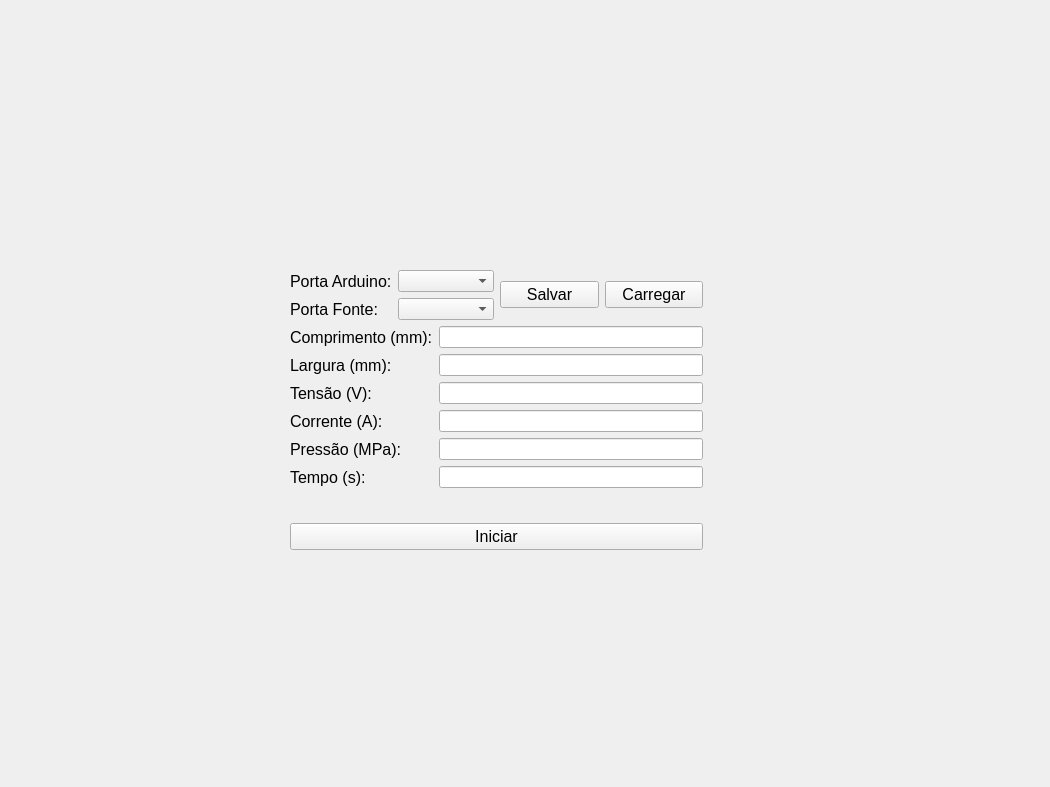
<?xml version="1.0" encoding="UTF-8"?>
<ui version="4.0">
 <class>Form</class>
 <widget class="QWidget" name="Form">
  <property name="geometry">
   <rect>
    <x>0</x>
    <y>0</y>
    <width>1050</width>
    <height>787</height>
   </rect>
  </property>
  <property name="windowTitle">
   <string>Form</string>
  </property>
  <widget class="QStackedWidget" name="stackedWidget">
   <property name="geometry">
    <rect>
     <x>0</x>
     <y>0</y>
     <width>1051</width>
     <height>781</height>
    </rect>
   </property>
   <property name="currentIndex">
    <number>0</number>
   </property>
   <widget class="QWidget" name="page">
    <widget class="QLabel" name="label_7">
     <property name="geometry">
      <rect>
       <x>300</x>
       <y>90</y>
       <width>431</width>
       <height>121</height>
      </rect>
     </property>
     <property name="text">
      <string/>
     </property>
     <property name="pixmap">
      <pixmap>Logo_Unesp.svg.png</pixmap>
     </property>
     <property name="scaledContents">
      <bool>true</bool>
     </property>
    </widget>
    <widget class="QWidget" name="layoutWidget">
     <property name="geometry">
      <rect>
       <x>290</x>
       <y>270</y>
       <width>413</width>
       <height>280</height>
      </rect>
     </property>
     <layout class="QVBoxLayout" name="verticalLayout_4">
      <item>
       <layout class="QHBoxLayout" name="horizontalLayout_2">
        <item>
         <layout class="QGridLayout" name="gridLayout_2">
          <item row="0" column="0">
           <widget class="QLabel" name="label_5">
            <property name="font">
             <font>
              <family>Arial</family>
              <pointsize>12</pointsize>
             </font>
            </property>
            <property name="text">
             <string>Porta Arduino:</string>
            </property>
           </widget>
          </item>
          <item row="0" column="1">
           <widget class="QComboBox" name="comboBox_2"/>
          </item>
          <item row="1" column="0">
           <widget class="QLabel" name="label_6">
            <property name="font">
             <font>
              <family>Arial</family>
              <pointsize>12</pointsize>
             </font>
            </property>
            <property name="text">
             <string>Porta Fonte:</string>
            </property>
           </widget>
          </item>
          <item row="1" column="1">
           <widget class="QComboBox" name="comboBox"/>
          </item>
         </layout>
        </item>
        <item>
         <layout class="QHBoxLayout" name="horizontalLayout">
          <item>
           <widget class="QPushButton" name="btn_salvar">
            <property name="font">
             <font>
              <family>Arial</family>
              <pointsize>12</pointsize>
             </font>
            </property>
            <property name="text">
             <string>Salvar</string>
            </property>
           </widget>
          </item>
          <item>
           <widget class="QPushButton" name="btn_carregar">
            <property name="font">
             <font>
              <family>Arial</family>
              <pointsize>12</pointsize>
             </font>
            </property>
            <property name="text">
             <string>Carregar</string>
            </property>
           </widget>
          </item>
         </layout>
        </item>
       </layout>
      </item>
      <item>
       <layout class="QFormLayout" name="formLayout">
        <item row="0" column="0">
         <widget class="QLabel" name="label_13">
          <property name="font">
           <font>
            <family>Arial</family>
            <pointsize>12</pointsize>
           </font>
          </property>
          <property name="text">
           <string>Comprimento (mm):</string>
          </property>
         </widget>
        </item>
        <item row="0" column="1">
         <widget class="QLineEdit" name="lineEdit_tensao_4"/>
        </item>
        <item row="1" column="0">
         <widget class="QLabel" name="label_14">
          <property name="font">
           <font>
            <family>Arial</family>
            <pointsize>12</pointsize>
           </font>
          </property>
          <property name="text">
           <string>Largura (mm):</string>
          </property>
         </widget>
        </item>
        <item row="1" column="1">
         <widget class="QLineEdit" name="lineEdit_tensao_3"/>
        </item>
        <item row="2" column="0">
         <widget class="QLabel" name="label">
          <property name="font">
           <font>
            <family>Arial</family>
            <pointsize>12</pointsize>
           </font>
          </property>
          <property name="text">
           <string>Tensão (V):</string>
          </property>
         </widget>
        </item>
        <item row="2" column="1">
         <widget class="QLineEdit" name="lineEdit_tensao"/>
        </item>
        <item row="3" column="0">
         <widget class="QLabel" name="label_2">
          <property name="font">
           <font>
            <family>Arial</family>
            <pointsize>12</pointsize>
           </font>
          </property>
          <property name="text">
           <string>Corrente (A):</string>
          </property>
         </widget>
        </item>
        <item row="3" column="1">
         <widget class="QLineEdit" name="lineEdit_corrente"/>
        </item>
        <item row="4" column="0">
         <widget class="QLabel" name="label_3">
          <property name="font">
           <font>
            <family>Arial</family>
            <pointsize>12</pointsize>
           </font>
          </property>
          <property name="text">
           <string>Pressão (MPa):</string>
          </property>
         </widget>
        </item>
        <item row="4" column="1">
         <widget class="QLineEdit" name="lineEdit_pressao"/>
        </item>
        <item row="5" column="0">
         <widget class="QLabel" name="label_4">
          <property name="font">
           <font>
            <family>Arial</family>
            <pointsize>12</pointsize>
           </font>
          </property>
          <property name="text">
           <string>Tempo (s):</string>
          </property>
         </widget>
        </item>
        <item row="5" column="1">
         <widget class="QLineEdit" name="lineEdit_tempo"/>
        </item>
       </layout>
      </item>
      <item>
       <widget class="QPushButton" name="btn_iniciar">
        <property name="font">
         <font>
          <family>Arial</family>
          <pointsize>12</pointsize>
         </font>
        </property>
        <property name="text">
         <string>Iniciar</string>
        </property>
       </widget>
      </item>
     </layout>
    </widget>
   </widget>
   <widget class="QWidget" name="page_2">
    <widget class="PlotWidget" name="widget" native="true">
     <property name="geometry">
      <rect>
       <x>20</x>
       <y>210</y>
       <width>1011</width>
       <height>561</height>
      </rect>
     </property>
    </widget>
    <widget class="QWidget" name="verticalLayoutWidget">
     <property name="geometry">
      <rect>
       <x>60</x>
       <y>10</y>
       <width>211</width>
       <height>193</height>
      </rect>
     </property>
     <layout class="QVBoxLayout" name="verticalLayout">
      <item>
       <widget class="QLabel" name="label_temp">
        <property name="font">
         <font>
          <family>Arial</family>
          <pointsize>14</pointsize>
         </font>
        </property>
        <property name="text">
         <string>Temperatura: - - °C</string>
        </property>
       </widget>
      </item>
      <item>
       <widget class="QLabel" name="label_temp_2">
        <property name="font">
         <font>
          <family>Arial</family>
          <pointsize>14</pointsize>
         </font>
        </property>
        <property name="text">
         <string>Temperatura: - - °C</string>
        </property>
       </widget>
      </item>
      <item>
       <widget class="QLabel" name="label_pressao">
        <property name="font">
         <font>
          <family>Arial</family>
          <pointsize>14</pointsize>
         </font>
        </property>
        <property name="text">
         <string>Pressão: - - MPa</string>
        </property>
       </widget>
      </item>
      <item>
       <widget class="QLabel" name="label_tempo">
        <property name="font">
         <font>
          <family>Arial</family>
          <pointsize>14</pointsize>
         </font>
        </property>
        <property name="text">
         <string>Tempo: - - s</string>
        </property>
       </widget>
      </item>
      <item>
       <widget class="QLabel" name="label_tempo_2">
        <property name="font">
         <font>
          <family>Arial</family>
          <pointsize>14</pointsize>
         </font>
        </property>
        <property name="text">
         <string>Potência: - - W</string>
        </property>
       </widget>
      </item>
     </layout>
    </widget>
    <widget class="QPushButton" name="btn_voltar">
     <property name="geometry">
      <rect>
       <x>680</x>
       <y>60</y>
       <width>93</width>
       <height>28</height>
      </rect>
     </property>
     <property name="font">
      <font>
       <family>Arial</family>
       <pointsize>12</pointsize>
      </font>
     </property>
     <property name="text">
      <string>Finalizar</string>
     </property>
    </widget>
    <widget class="QWidget" name="verticalLayoutWidget_2">
     <property name="geometry">
      <rect>
       <x>280</x>
       <y>10</y>
       <width>376</width>
       <height>61</height>
      </rect>
     </property>
     <layout class="QVBoxLayout" name="verticalLayout_2">
      <item>
       <widget class="QLabel" name="label_densidadep">
        <property name="font">
         <font>
          <family>Arial</family>
          <pointsize>14</pointsize>
         </font>
        </property>
        <property name="text">
         <string>Densidade de potencia: - - W/mm²</string>
        </property>
       </widget>
      </item>
      <item>
       <widget class="QLabel" name="label_resistividade">
        <property name="font">
         <font>
          <family>Arial</family>
          <pointsize>14</pointsize>
         </font>
        </property>
        <property name="text">
         <string>Resistividade: - - Ω</string>
        </property>
       </widget>
      </item>
     </layout>
    </widget>
    <widget class="QLabel" name="label_temp_3">
     <property name="geometry">
      <rect>
       <x>540</x>
       <y>180</y>
       <width>209</width>
       <height>26</height>
      </rect>
     </property>
     <property name="font">
      <font>
       <family>Arial</family>
       <pointsize>14</pointsize>
      </font>
     </property>
     <property name="text">
      <string>&lt;span style=&quot;color:blue;&quot;&gt;■&lt;/span&gt; Tensão (V) &amp;nbsp;&amp;nbsp;&amp;nbsp;</string>
     </property>
     <property name="textFormat">
      <enum>Qt::RichText</enum>
     </property>
    </widget>
    <widget class="QLabel" name="label_temp_4">
     <property name="geometry">
      <rect>
       <x>750</x>
       <y>180</y>
       <width>209</width>
       <height>26</height>
      </rect>
     </property>
     <property name="font">
      <font>
       <family>Arial</family>
       <pointsize>14</pointsize>
      </font>
     </property>
     <property name="text">
      <string>&lt;span style=&quot;color:red;&quot;&gt;■&lt;/span&gt; Potência (W)</string>
     </property>
     <property name="textFormat">
      <enum>Qt::RichText</enum>
     </property>
    </widget>
   </widget>
  </widget>
 </widget>
 <customwidgets>
  <customwidget>
   <class>PlotWidget</class>
   <extends>QWidget</extends>
   <header>pyqtgraph</header>
   <container>1</container>
  </customwidget>
 </customwidgets>
 <resources/>
 <connections/>
</ui>
